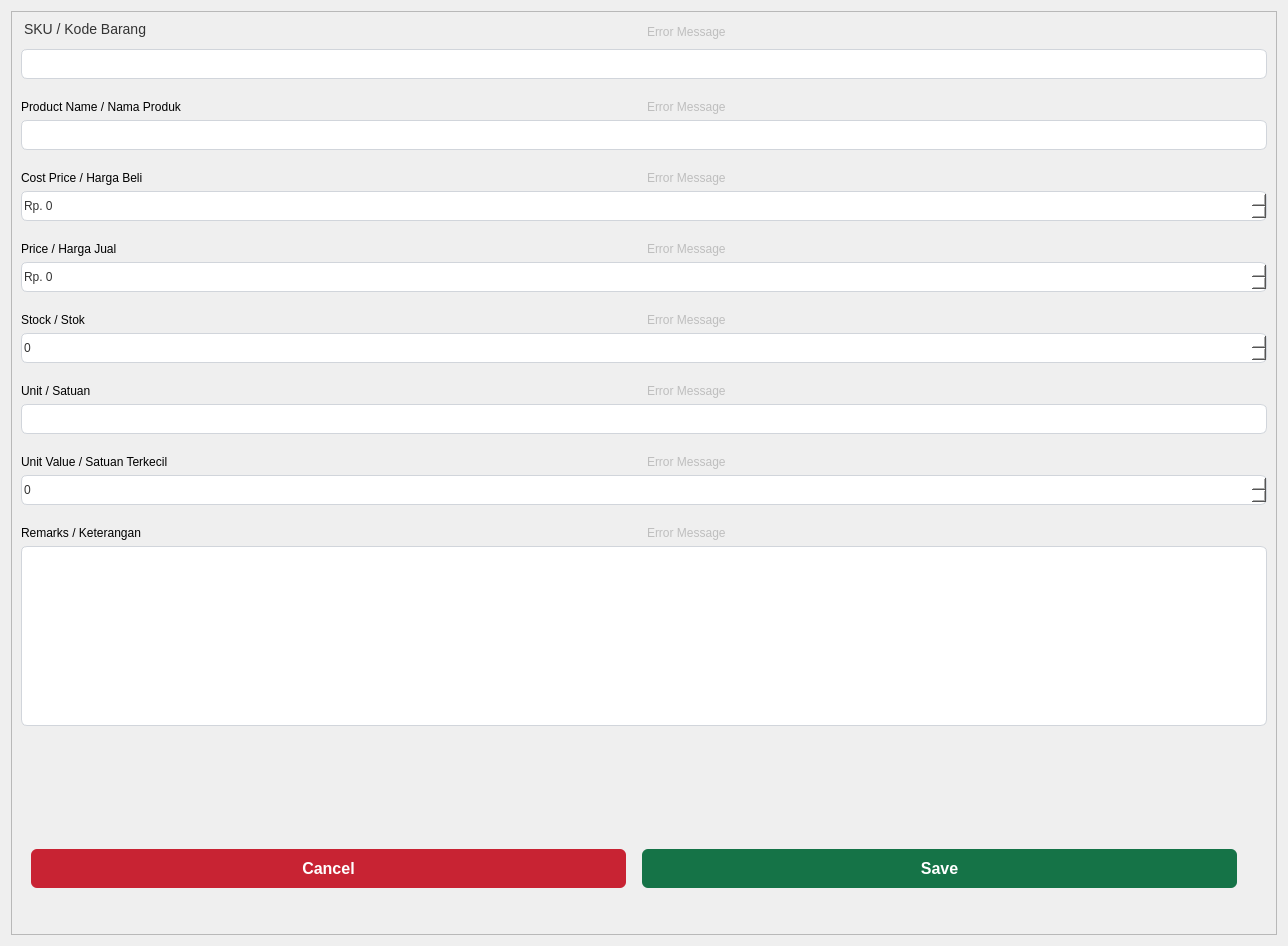
<?xml version="1.0" encoding="UTF-8"?>
<ui version="4.0">
 <class>Form</class>
 <widget class="QWidget" name="Form">
  <property name="geometry">
   <rect>
    <x>0</x>
    <y>0</y>
    <width>1288</width>
    <height>946</height>
   </rect>
  </property>
  <property name="minimumSize">
   <size>
    <width>500</width>
    <height>500</height>
   </size>
  </property>
  <property name="windowTitle">
   <string>Add Product</string>
  </property>
  <layout class="QGridLayout" name="gridLayout_2">
   <item row="0" column="1">
    <widget class="QFrame" name="frame">
     <property name="styleSheet">
      <string notr="true"/>
     </property>
     <property name="frameShape">
      <enum>QFrame::StyledPanel</enum>
     </property>
     <property name="frameShadow">
      <enum>QFrame::Raised</enum>
     </property>
     <layout class="QGridLayout" name="gridLayout">
      <item row="0" column="0">
       <layout class="QVBoxLayout" name="verticalLayout">
        <item>
         <layout class="QHBoxLayout" name="horizontalLayout_2">
          <item>
           <widget class="QLabel" name="sku_label">
            <property name="styleSheet">
             <string notr="true">QLabel {
    font-family: Arial, sans-serif;  /* Font style */
    font-size: 14px;                 /* Font size */
    font-weight: normal;              /* Normal font weight */
    color: #333;                      /* Dark gray text color */
    margin-bottom: 6px;                /* Space between label and input */
}</string>
            </property>
            <property name="text">
             <string>SKU / Kode Barang</string>
            </property>
           </widget>
          </item>
          <item>
           <widget class="QLabel" name="sku_error_message">
            <property name="enabled">
             <bool>false</bool>
            </property>
            <property name="text">
             <string>Error Message</string>
            </property>
           </widget>
          </item>
         </layout>
        </item>
        <item>
         <widget class="QLineEdit" name="sku_input">
          <property name="minimumSize">
           <size>
            <width>0</width>
            <height>30</height>
           </size>
          </property>
          <property name="styleSheet">
           <string notr="true">QLineEdit{
	border: 1px solid #d1d5db;      /* Light gray border */
    border-radius: 6px;             /* Rounded corners */
    outline: none;                  /* Remove default outline */
    color: #333;                    /* Text color */
    background-color: #fff;       /* Light gray background */
}

QLineEdit:focus {
    border: 1px solid #93c5fd;       /* Blue border on focus */
    box-shadow: 0 0 5px rgba(59, 130, 246, 0.5);  /* Soft blue glow */
    background-color: #ffffff;       /* White background when focused */
}</string>
          </property>
         </widget>
        </item>
       </layout>
      </item>
      <item row="1" column="0">
       <layout class="QVBoxLayout" name="verticalLayout_2">
        <property name="topMargin">
         <number>15</number>
        </property>
        <item>
         <layout class="QHBoxLayout" name="horizontalLayout_3">
          <item>
           <widget class="QLabel" name="product_name_label">
            <property name="text">
             <string>Product Name / Nama Produk</string>
            </property>
           </widget>
          </item>
          <item>
           <widget class="QLabel" name="product_name_error_message">
            <property name="enabled">
             <bool>false</bool>
            </property>
            <property name="text">
             <string>Error Message</string>
            </property>
           </widget>
          </item>
         </layout>
        </item>
        <item>
         <widget class="QLineEdit" name="product_name_input">
          <property name="minimumSize">
           <size>
            <width>0</width>
            <height>30</height>
           </size>
          </property>
          <property name="styleSheet">
           <string notr="true">QLineEdit{
	border: 1px solid #d1d5db;      /* Light gray border */
    border-radius: 6px;             /* Rounded corners */
    outline: none;                  /* Remove default outline */
    color: #333;                    /* Text color */
    background-color: #fff;       /* Light gray background */
    transition: all 0.3s ease-in-out; /* Smooth transition for effects */
}

QLineEdit:focus {
    border: 1px solid #93c5fd;       /* Blue border on focus */
    box-shadow: 0 0 5px rgba(59, 130, 246, 0.5);  /* Soft blue glow */
    background-color: #ffffff;       /* White background when focused */
}</string>
          </property>
         </widget>
        </item>
       </layout>
      </item>
      <item row="2" column="0">
       <layout class="QVBoxLayout" name="verticalLayout_3">
        <property name="topMargin">
         <number>15</number>
        </property>
        <item>
         <layout class="QHBoxLayout" name="horizontalLayout_4">
          <item>
           <widget class="QLabel" name="cost_price_label">
            <property name="text">
             <string>Cost Price / Harga Beli</string>
            </property>
           </widget>
          </item>
          <item>
           <widget class="QLabel" name="cost_price_error_message">
            <property name="enabled">
             <bool>false</bool>
            </property>
            <property name="text">
             <string>Error Message</string>
            </property>
           </widget>
          </item>
         </layout>
        </item>
        <item>
         <widget class="QSpinBox" name="cost_price_input">
          <property name="minimumSize">
           <size>
            <width>0</width>
            <height>30</height>
           </size>
          </property>
          <property name="styleSheet">
           <string notr="true">QSpinBox{
	border: 1px solid #d1d5db;      /* Light gray border */
    border-radius: 6px;             /* Rounded corners */
    outline: none;                  /* Remove default outline */
    color: #333;                    /* Text color */
    background-color: #fff;       /* Light gray background */
    transition: all 0.3s ease-in-out; /* Smooth transition for effects */
}

QSpinBox:focus {
    border: 1px solid #93c5fd;       /* Blue border on focus */
    box-shadow: 0 0 5px rgba(59, 130, 246, 0.5);  /* Soft blue glow */
    background-color: #ffffff;       /* White background when focused */
}</string>
          </property>
          <property name="suffix">
           <string/>
          </property>
          <property name="prefix">
           <string>Rp. </string>
          </property>
          <property name="minimum">
           <number>0</number>
          </property>
          <property name="maximum">
           <number>999999999</number>
          </property>
         </widget>
        </item>
       </layout>
      </item>
      <item row="3" column="0">
       <layout class="QVBoxLayout" name="verticalLayout_4">
        <property name="topMargin">
         <number>15</number>
        </property>
        <item>
         <layout class="QHBoxLayout" name="horizontalLayout_5">
          <item>
           <widget class="QLabel" name="price_label">
            <property name="text">
             <string>Price / Harga Jual</string>
            </property>
           </widget>
          </item>
          <item>
           <widget class="QLabel" name="price_error_message">
            <property name="enabled">
             <bool>false</bool>
            </property>
            <property name="text">
             <string>Error Message</string>
            </property>
           </widget>
          </item>
         </layout>
        </item>
        <item>
         <widget class="QSpinBox" name="price_input">
          <property name="minimumSize">
           <size>
            <width>0</width>
            <height>30</height>
           </size>
          </property>
          <property name="styleSheet">
           <string notr="true">QSpinBox{
	border: 1px solid #d1d5db;      /* Light gray border */
    border-radius: 6px;             /* Rounded corners */
    outline: none;                  /* Remove default outline */
    color: #333;                    /* Text color */
    background-color: #fff;       /* Light gray background */
    transition: all 0.3s ease-in-out; /* Smooth transition for effects */
}

QSpinBox:focus {
    border: 1px solid #93c5fd;       /* Blue border on focus */
    box-shadow: 0 0 5px rgba(59, 130, 246, 0.5);  /* Soft blue glow */
    background-color: #ffffff;       /* White background when focused */
}</string>
          </property>
          <property name="prefix">
           <string>Rp. </string>
          </property>
          <property name="maximum">
           <number>999999999</number>
          </property>
         </widget>
        </item>
       </layout>
      </item>
      <item row="4" column="0">
       <layout class="QVBoxLayout" name="verticalLayout_5">
        <property name="topMargin">
         <number>15</number>
        </property>
        <item>
         <layout class="QHBoxLayout" name="horizontalLayout_7">
          <item>
           <widget class="QLabel" name="stock_label">
            <property name="text">
             <string>Stock / Stok</string>
            </property>
           </widget>
          </item>
          <item>
           <widget class="QLabel" name="stock_error_message">
            <property name="enabled">
             <bool>false</bool>
            </property>
            <property name="text">
             <string>Error Message</string>
            </property>
           </widget>
          </item>
         </layout>
        </item>
        <item>
         <widget class="QSpinBox" name="stock_input">
          <property name="minimumSize">
           <size>
            <width>0</width>
            <height>30</height>
           </size>
          </property>
          <property name="styleSheet">
           <string notr="true">QSpinBox{
	border: 1px solid #d1d5db;      /* Light gray border */
    border-radius: 6px;             /* Rounded corners */
    outline: none;                  /* Remove default outline */
    color: #333;                    /* Text color */
    background-color: #fff;       /* Light gray background */
    transition: all 0.3s ease-in-out; /* Smooth transition for effects */
}

QSpinBox:focus {
    border: 1px solid #93c5fd;       /* Blue border on focus */
    box-shadow: 0 0 5px rgba(59, 130, 246, 0.5);  /* Soft blue glow */
    background-color: #ffffff;       /* White background when focused */
}</string>
          </property>
          <property name="maximum">
           <number>999999999</number>
          </property>
         </widget>
        </item>
       </layout>
      </item>
      <item row="5" column="0">
       <layout class="QVBoxLayout" name="verticalLayout_7">
        <property name="topMargin">
         <number>15</number>
        </property>
        <item>
         <layout class="QHBoxLayout" name="horizontalLayout_9">
          <item>
           <widget class="QLabel" name="unit_label">
            <property name="text">
             <string>Unit / Satuan</string>
            </property>
           </widget>
          </item>
          <item>
           <widget class="QLabel" name="unit_error_message">
            <property name="enabled">
             <bool>false</bool>
            </property>
            <property name="text">
             <string>Error Message</string>
            </property>
           </widget>
          </item>
         </layout>
        </item>
        <item>
         <widget class="QLineEdit" name="unit_input">
          <property name="minimumSize">
           <size>
            <width>0</width>
            <height>30</height>
           </size>
          </property>
          <property name="styleSheet">
           <string notr="true">QLineEdit{
	border: 1px solid #d1d5db;      /* Light gray border */
    border-radius: 6px;             /* Rounded corners */
    outline: none;                  /* Remove default outline */
    color: #333;                    /* Text color */
    background-color: #fff;       /* Light gray background */
    transition: all 0.3s ease-in-out; /* Smooth transition for effects */
}

QLineEdit:focus {
    border: 1px solid #93c5fd;       /* Blue border on focus */
    box-shadow: 0 0 5px rgba(59, 130, 246, 0.5);  /* Soft blue glow */
    background-color: #ffffff;       /* White background when focused */
}</string>
          </property>
         </widget>
        </item>
       </layout>
      </item>
      <item row="6" column="0">
       <layout class="QVBoxLayout" name="verticalLayout_8">
        <property name="topMargin">
         <number>15</number>
        </property>
        <item>
         <layout class="QHBoxLayout" name="horizontalLayout_10">
          <item>
           <widget class="QLabel" name="unit_value_label">
            <property name="text">
             <string>Unit Value / Satuan Terkecil</string>
            </property>
           </widget>
          </item>
          <item>
           <widget class="QLabel" name="unit_value_error_message">
            <property name="enabled">
             <bool>false</bool>
            </property>
            <property name="text">
             <string>Error Message</string>
            </property>
           </widget>
          </item>
         </layout>
        </item>
        <item>
         <widget class="QSpinBox" name="unit_value_input">
          <property name="minimumSize">
           <size>
            <width>0</width>
            <height>30</height>
           </size>
          </property>
          <property name="styleSheet">
           <string notr="true">QSpinBox{
	border: 1px solid #d1d5db;      /* Light gray border */
    border-radius: 6px;             /* Rounded corners */
    outline: none;                  /* Remove default outline */
    color: #333;                    /* Text color */
    background-color: #fff;       /* Light gray background */
    transition: all 0.3s ease-in-out; /* Smooth transition for effects */
}

QSpinBox:focus {
    border: 1px solid #93c5fd;       /* Blue border on focus */
    box-shadow: 0 0 5px rgba(59, 130, 246, 0.5);  /* Soft blue glow */
    background-color: #ffffff;       /* White background when focused */
}</string>
          </property>
          <property name="maximum">
           <number>999999999</number>
          </property>
         </widget>
        </item>
       </layout>
      </item>
      <item row="7" column="0">
       <layout class="QVBoxLayout" name="verticalLayout_6">
        <property name="topMargin">
         <number>15</number>
        </property>
        <item>
         <layout class="QHBoxLayout" name="horizontalLayout_8">
          <item>
           <widget class="QLabel" name="remarks_label">
            <property name="text">
             <string>Remarks / Keterangan</string>
            </property>
           </widget>
          </item>
          <item>
           <widget class="QLabel" name="remarks_error_message">
            <property name="enabled">
             <bool>false</bool>
            </property>
            <property name="text">
             <string>Error Message</string>
            </property>
           </widget>
          </item>
         </layout>
        </item>
        <item>
         <widget class="QTextEdit" name="remarks_input">
          <property name="styleSheet">
           <string notr="true">QTextEdit{
	border: 1px solid #d1d5db;      /* Light gray border */
    border-radius: 6px;             /* Rounded corners */
    outline: none;                  /* Remove default outline */
    color: #333;                    /* Text color */
    background-color: #fff;       /* Light gray background */
    transition: all 0.3s ease-in-out; /* Smooth transition for effects */
}

QTextEdit:focus {
    border: 1px solid #93c5fd;       /* Blue border on focus */
    box-shadow: 0 0 5px rgba(59, 130, 246, 0.5);  /* Soft blue glow */
    background-color: #ffffff;       /* White background when focused */
}</string>
          </property>
         </widget>
        </item>
        <item>
         <spacer name="verticalSpacer">
          <property name="orientation">
           <enum>Qt::Vertical</enum>
          </property>
          <property name="sizeHint" stdset="0">
           <size>
            <width>17</width>
            <height>118</height>
           </size>
          </property>
         </spacer>
        </item>
       </layout>
      </item>
      <item row="8" column="0">
       <layout class="QHBoxLayout" name="horizontalLayout">
        <property name="leftMargin">
         <number>10</number>
        </property>
        <property name="topMargin">
         <number>10</number>
        </property>
        <property name="rightMargin">
         <number>20</number>
        </property>
        <property name="bottomMargin">
         <number>20</number>
        </property>
        <item>
         <widget class="QPushButton" name="cancel_add_edit_product_button">
          <property name="styleSheet">
           <string notr="true">QPushButton{
	font-family: Arial, sans-serif; /* Font style */
    font-size: 16px;                /* Text size */
    font-weight: bold;               /* Bold text */
    color: #ffffff;                  /* White text color */
    border: none;                     /* Remove default border */
    border-radius: 6px;               /* Rounded corners */
    padding: 10px 20px;               /* Padding inside button */
    cursor: pointer;                  /* Pointer on hover */
    transition: all 0.3s ease-in-out;  /* Smooth transition */
    text-align: center;                /* Center text */
    outline: none;                     /* Remove default outline */
    margin-right: 10px;                /* Space between buttons */
	background-color: #c82333;         /* Red background */
}

QPushButton:hover {
    background-color: #a71d2a;         /* Darker red on hover */
}</string>
          </property>
          <property name="text">
           <string>Cancel</string>
          </property>
         </widget>
        </item>
        <item>
         <widget class="QPushButton" name="submit_add_edit_product_button">
          <property name="styleSheet">
           <string notr="true">QPushButton{
	font-family: Arial, sans-serif; /* Font style */
    font-size: 16px;                /* Text size */
    font-weight: bold;               /* Bold text */
    color: #ffffff;                  /* White text color */
    border: none;                     /* Remove default border */
    border-radius: 6px;               /* Rounded corners */
    padding: 10px 20px;               /* Padding inside button */
    cursor: pointer;                  /* Pointer on hover */
    transition: all 0.3s ease-in-out;  /* Smooth transition */
    text-align: center;                /* Center text */
    outline: none;                     /* Remove default outline */
    margin-right: 10px;                /* Space between buttons */
	background-color: #157347;         /* Green background */
}

QPushButton:hover {
    background-color: #145a32;         /* Darker green on hover */
}</string>
          </property>
          <property name="text">
           <string>Save</string>
          </property>
         </widget>
        </item>
       </layout>
      </item>
      <item row="9" column="0">
       <spacer name="verticalSpacer_2">
        <property name="orientation">
         <enum>Qt::Vertical</enum>
        </property>
        <property name="sizeHint" stdset="0">
         <size>
          <width>20</width>
          <height>40</height>
         </size>
        </property>
       </spacer>
      </item>
     </layout>
    </widget>
   </item>
  </layout>
 </widget>
 <tabstops>
  <tabstop>product_name_input</tabstop>
  <tabstop>cost_price_input</tabstop>
  <tabstop>price_input</tabstop>
  <tabstop>stock_input</tabstop>
  <tabstop>remarks_input</tabstop>
  <tabstop>submit_add_edit_product_button</tabstop>
  <tabstop>cancel_add_edit_product_button</tabstop>
 </tabstops>
 <resources/>
 <connections/>
</ui>
